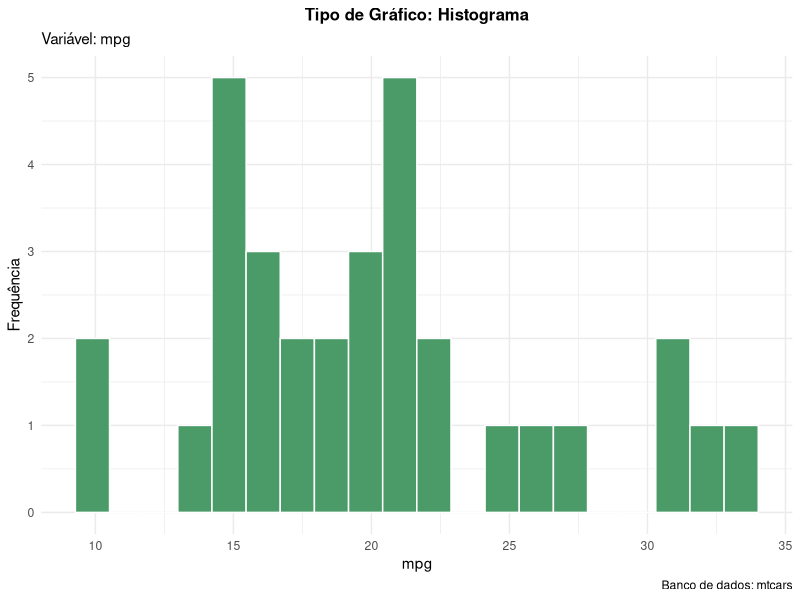
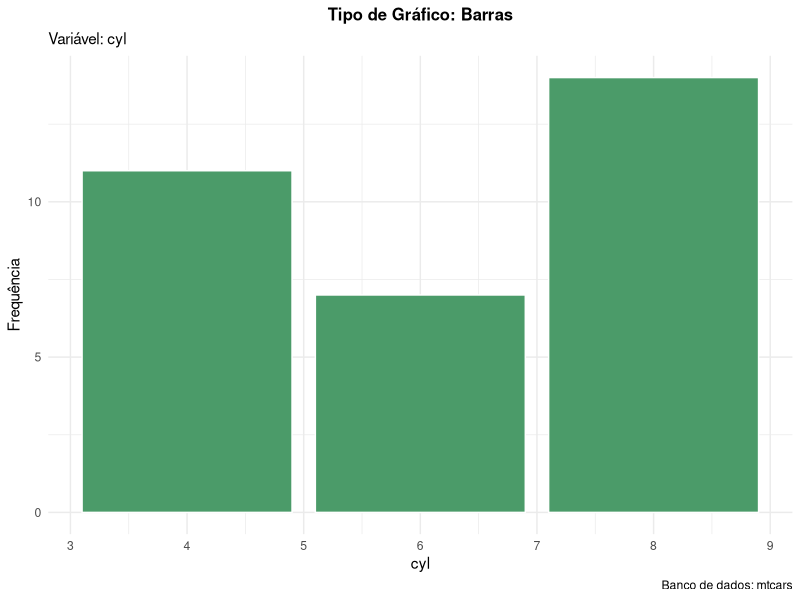
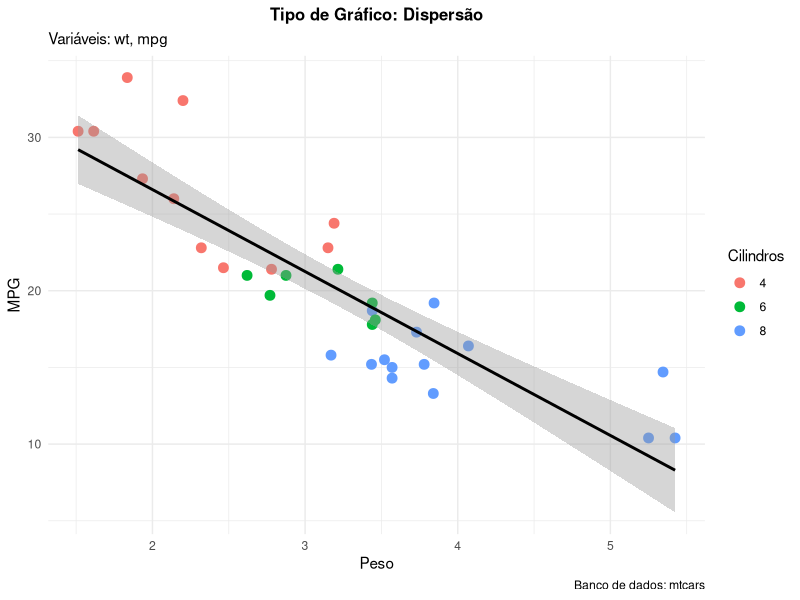

Write the R code that produced these figures, in order.
## ---- chunk 1
knitr::opts_chunk$set(
  echo    = FALSE,
  message = FALSE,
  warning = FALSE)

## ---- chunk 2
library(tidyverse)
library(ggplot2)

## ---- chunk 3
data(mtcars); force(mtcars) # Desempenho e consumo de combustível de 32 carros (anos 1973-1974).
data(iris); force(iris) # Medidas de sépalas e pétalas de 3 espécies de flores Iris.
data(airquality); force(airquality) # Dados diários de qualidade do ar em Nova York (1973).
data(quakes); force(quakes) # Localização e magnitude de 1000 terremotos perto de Fiji.

## ---- chunk 4
ggplot(mtcars, aes(x = mpg)) +
  geom_histogram(
    bins = 20,
    fill = "#4b9b69",          # Cor das barras
    color = "white",             # Cor da borda
    na.rm=TRUE) +
  labs(
    title = "Tipo de Gráfico: Histograma",
    subtitle = "Variável: mpg",
    x = "mpg",
    y = "Frequência",
    caption = "Banco de dados: mtcars") +
  theme_minimal() +
  theme(
    plot.title = element_text(size = 12L,
    face = "bold",
    hjust = 0.5))

## ---- chunk 5
ggplot(mtcars, aes(x = cyl)) +
  geom_bar(
    fill = "#4b9b69",          # Cor das barras
    color = "white",             # Cor da borda
    na.rm=TRUE) +
  labs(
    title = "Tipo de Gráfico: Barras",
    subtitle = "Variável: cyl",
    x = "cyl",
    y = "Frequência",
    caption = "Banco de dados: mtcars") +
  theme_minimal() +
  theme(
    plot.title = element_text(size = 12L,
    face = "bold",
    hjust = 0.5))

## ---- chunk 6
ggplot(mtcars, aes(x = wt, y = mpg)) +
  geom_point(aes(color = factor(cyl)), size = 3) +
  geom_smooth(method = "lm", se = TRUE, color = "black") +
  labs(
    title = "Tipo de Gráfico: Dispersão",
    subtitle = "Variáveis: wt, mpg",
    x = "Peso",
    y = "MPG",
    color = "Cilindros",
    caption = "Banco de dados: mtcars") +
  theme_minimal() +
  theme(
    plot.title = element_text(size = 12L,
    face = "bold",
    hjust = 0.5))
